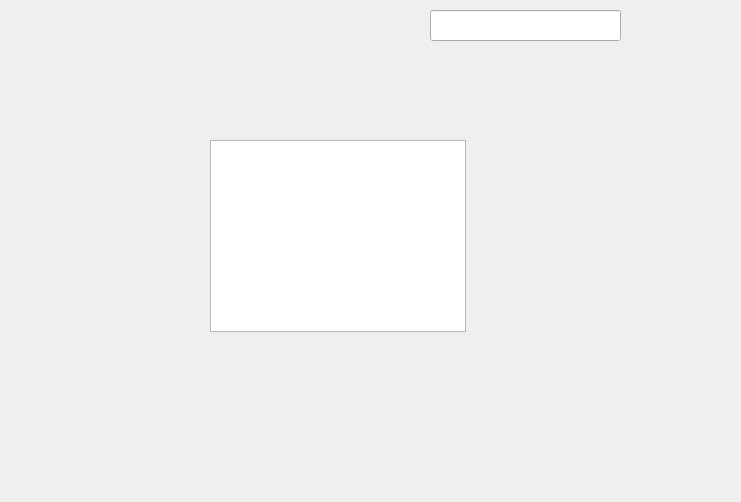
<?xml version="1.0" encoding="UTF-8"?>
<ui version="4.0">
 <class>stuWidget</class>
 <widget class="QWidget" name="stuWidget">
  <property name="geometry">
   <rect>
    <x>0</x>
    <y>0</y>
    <width>741</width>
    <height>502</height>
   </rect>
  </property>
  <property name="windowTitle">
   <string>Form</string>
  </property>
  <widget class="QTableView" name="tableView">
   <property name="geometry">
    <rect>
     <x>210</x>
     <y>140</y>
     <width>256</width>
     <height>192</height>
    </rect>
   </property>
  </widget>
  <widget class="QLineEdit" name="lineEdit">
   <property name="geometry">
    <rect>
     <x>430</x>
     <y>10</y>
     <width>191</width>
     <height>31</height>
    </rect>
   </property>
  </widget>
  <action name="action_taking">
   <property name="text">
    <string>已选课程</string>
   </property>
   <property name="toolTip">
    <string>查看已选修课程</string>
   </property>
  </action>
 </widget>
 <resources/>
 <connections/>
</ui>
